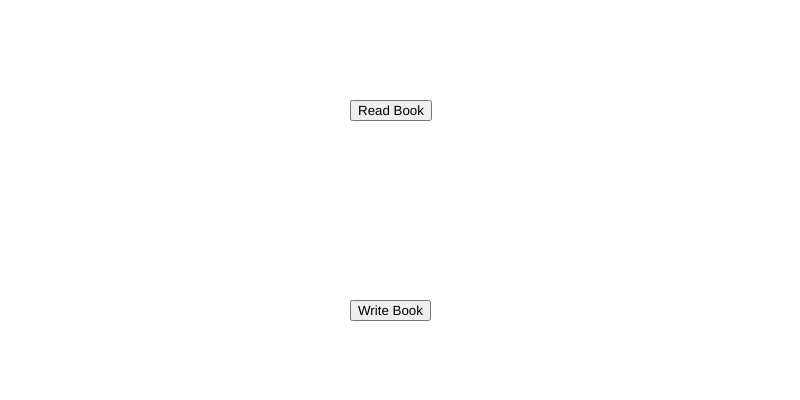
Frame 1 (no input)
Frame 60 (no input): identical to frame 1, image omitted
Frame 120 (the mouse pressed at the canvas centre since frame 60): identical to frame 1, image omitted

The p5.js sketch that drew this single still picture (run headless with seeded random() and noise() and a simulated clock; from frame 60 on, the mouse is pressed at the canvas centre):

// p5.js sketch
// ── sketch.js
var homescreen,read;
var flag=0;
function setup() {
  createCanvas(800,400);
  homescreen=new HomeScreen();
}

function draw() {
  background(255,255,255);  
  homescreen.display();
  if(flag===1){
    read=new ReadBooks();
            read.displayList();
  }
}
// ── HomeScreen.js
class HomeScreen{
    constructor(){
        this.read=createButton("Read Book");
        this.write=createButton("Write Book");
        this.donate=createButton("Donate Book");
    }
    display(){
        this.read.position(displayWidth/2-50,100);
        this.write.position(displayWidth/2-50,300);
        this.donate.position(displayWidth/2-50,500);
        this.read.mousePressed(()=>{
            flag=flag+1;
            console.log(flag)
        })
    }
}

// ── ReadBooks.js
class ReadBooks{
    constructor(){

    }
    displayList(){
       text("This screen will display list of books from database") ;
    }
}
